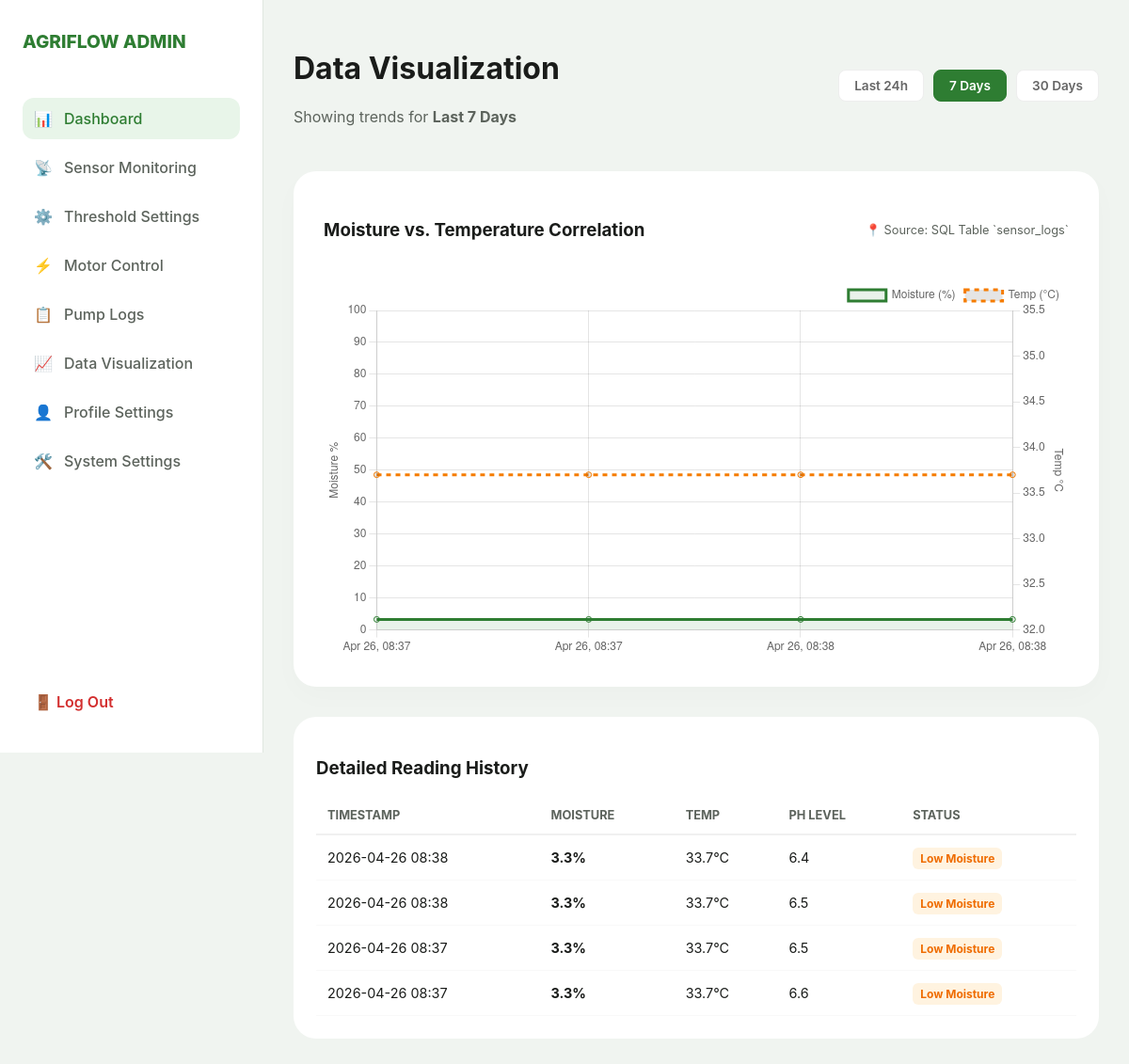
Screenshot of /agriflow_web/data_visualtion.php?filter=7d (signed in) with the database file from the repository.
### tables this page shows
CREATE TABLE `sensor_logs` (
  `id` int(11) NOT NULL,
  `moisture` float DEFAULT NULL,
  `temp` float DEFAULT NULL,
  `ph` float DEFAULT NULL,
  `timestamp` timestamp NOT NULL DEFAULT current_timestamp()
);

### agriflow_web/data_visualtion.php (the view, shortened to what this page needs)
<?php
include 'db_connect.php';
$filter = $_GET['filter'] ?? '24h';
$interval = "1 DAY";
$title_label = "Last 24 Hours";
if ($filter === '7d') {
    $interval = "7 DAY";
    $title_label = "Last 7 Days";
} elseif ($filter === '30d') {
    $interval = "30 DAY";
    $title_label = "Last 30 Days";
}
try {
    $stmt = $pdo->prepare("SELECT moisture, temp, ph, timestamp FROM sensor_logs
                           WHERE timestamp >= NOW() - INTERVAL $interval
                           ORDER BY timestamp ASC LIMIT 100");
    $stmt->execute();
    $logs = $stmt->fetchAll();
    $chartLabels = [];
    $moistureData = [];
    $tempData = [];
    foreach ($logs as $log) {
        $format = ($filter === '24h') ? "H:i" : "M d, H:i";
        $chartLabels[] = date($format, strtotime($log['timestamp']));
        $moistureData[] = $log['moisture'];
        $tempData[] = $log['temp'];
    }
    $stmtTable = $pdo->prepare("SELECT * FROM sensor_logs
                                WHERE timestamp >= NOW() - INTERVAL $interval
                                ORDER BY timestamp DESC LIMIT 50");
    $stmtTable->execute();
    $tableData = $stmtTable->fetchAll();
} catch (Exception $e) {
    die("Error: " . $e->getMessage());
}
?>
<!DOCTYPE html>
<html lang="en">
<head>
    <link rel="stylesheet" href="style.css">
</head>
<body>
    <?php include('sidebar/sidebar.php'); ?>
    <main>
        <header>
            <div>
                <h1>Data Visualization</h1>
                <p style="color: var(--secondary);">Showing trends for <b><?php echo $title_label; ?></b></p>
            </div>
            <div class="filter-group">
                <a href="?filter=24h" class="filter-btn <?php echo $filter == '24h' ? 'active' : ''; ?>">Last 24h</a>
                <a href="?filter=7d" class="filter-btn <?php echo $filter == '7d' ? 'active' : ''; ?>">7 Days</a>
                <a href="?filter=30d" class="filter-btn <?php echo $filter == '30d' ? 'active' : ''; ?>">30 Days</a>
            </div>
        </header>
        <div class="viz-container">
            <div class="chart-main-card">
                <div class="chart-header">
                    <h3>Moisture vs. Temperature Correlation</h3>
                    <div style="font-size: 0.8rem; color: var(--secondary);">📍 Source: SQL Table `sensor_logs`</div>
                </div>
                <div style="height: 400px;">
                    <canvas id="trendChart"></canvas>
                </div>
            </div>
            <div class="history-table-card">
                <h3>Detailed Reading History</h3>
                <table>
                    <thead>
                        <tr>
                            <th>Timestamp</th>
                            <th>Moisture</th>
                            <th>Temp</th>
                            <th>pH Level</th>
                            <th>Status</th>
                        </tr>
                    </thead>
                    <tbody>
                        <?php foreach ($tableData as $row): ?>
                        <tr>
                            <td><?php echo date("Y-m-d H:i", strtotime($row['timestamp'])); ?></td>
                            <td style="font-weight: bold;"><?php echo $row['moisture']; ?>%</td>
                            <td><?php echo $row['temp']; ?>°C</td>
                            <td><?php echo $row['ph']; ?></td>
                            <td>
                                <?php if ($row['moisture'] < 35): ?>
                                    <span class="status-badge status-low">Low Moisture</span>
                                <?php else: ?>
                                    <span class="status-badge status-optimal">Optimal</span>
                                <?php endif; ?>
                            </td>
                        </tr>
                        <?php endforeach; ?>
                    </tbody>
                </table>
            </div>
        </div>
    </main>
    <script>
        const ctx = document.getElementById('trendChart').getContext('2d');
        new Chart(ctx, {
            type: 'line',
            data: {
                labels: <?php echo json_encode($chartLabels); ?>,
                datasets: [
                    {
                        label: 'Moisture (%)',
                        data: <?php echo json_encode($moistureData); ?>,
                        borderColor: '#2e7d32',
                        backgroundColor: 'rgba(46, 125, 50, 0.1)',
                        fill: true,
                        tension: 0.4,
                        yAxisID: 'y',
                    },
                    {
                        label: 'Temp (°C)',
                        data: <?php echo json_encode($tempData); ?>,
                        borderColor: '#f57c00',
                        borderDash: [5, 5],
                        fill: false,
                        tension: 0.4,
                        yAxisID: 'y1',
                    }
                ]
            },
            options: {
                responsive: true,
                maintainAspectRatio: false,
                interaction: { mode: 'index', intersect: false },
                plugins: {
                    legend: { position: 'top', align: 'end' }
                },
                scales: {
                    y: {
                        type: 'linear',
                        display: true,
                        position: 'left',
                        title: { display: true, text: 'Moisture %' },
                        min: 0, max: 100
                    },
                    y1: {
                        type: 'linear',
                        display: true,
                        position: 'right',
                        grid: { drawOnChartArea: false },
                        title: { display: true, text: 'Temp °C' }
                    }
                }
            }
        });
    </script>
</body>
</html>

### agriflow_web/style.css (style rules this page uses)
:root { --bg: #f0f4f0; --sidebar-bg: #ffffff; --accent: #2e7d32; --text: #1a1c1a; --secondary: #5c635c; --danger: #d32f2f; --transition: all 0.3s cubic-bezier(0.4, 0, 0.2, 1); }
* { box-sizing: border-box; }
body { margin: 0; font-family: 'Inter', sans-serif; background-color: var(--bg); color: var(--text); display: flex; min-height: 100vh; }
main { flex: 1; margin-left: 280px; padding: 2rem; transition: var(--transition); max-width: 100%; }
header { display: flex; justify-content: space-between; align-items: center; flex-wrap: wrap; gap: 1rem; margin-bottom: 2rem; }

### agriflow_web/data_visualtion.php (style rules this page uses)
.viz-container { display: flex; flex-direction: column; gap: 2rem; }
.chart-main-card { background: white; padding: 2rem; border-radius: 24px; box-shadow: 0 10px 30px rgba(0,0,0,0.02); }
.chart-header { display: flex; justify-content: space-between; align-items: center; margin-bottom: 1.5rem; flex-wrap: wrap; gap: 1rem; }
.filter-group { display: flex; gap: 10px; }
.filter-btn { text-decoration: none; padding: 8px 16px; border-radius: 8px; border: 1px solid #eee; background: white; color: #666; font-size: 0.85rem; font-weight: 600; transition: 0.3s; }
.filter-btn.active { background: #2e7d32; color: white; border-color: #2e7d32; }
.history-table-card { background: white; padding: 1.5rem; border-radius: 24px; overflow-x: auto; }
table { width: 100%; border-collapse: collapse; min-width: 500px; }
th { text-align: left; padding: 12px; color: var(--secondary); border-bottom: 2px solid #f0f0f0; font-size: 0.8rem; text-transform: uppercase; }
td { padding: 15px 12px; border-bottom: 1px solid #f9f9f9; font-size: 0.9rem; }
.status-badge { padding: 4px 8px; border-radius: 6px; font-size: 0.75rem; font-weight: bold; }
.status-low { background: #fff3e0; color: #ef6c00; }

### rows the page displays
sensor_logs: timestamp "2026-04-26 08:38", moisture "3.3", temp "33.7", ph "6.4", shows "Low Moisture"
sensor_logs: timestamp "2026-04-26 08:38", moisture "3.3", temp "33.7", ph "6.5", shows "Low Moisture"
sensor_logs: timestamp "2026-04-26 08:37", moisture "3.3", temp "33.7", ph "6.5", shows "Low Moisture"
sensor_logs: timestamp "2026-04-26 08:37", moisture "3.3", temp "33.7", ph "6.6", shows "Low Moisture"

### other values shown
$title_label "Last 7 Days"
chart data {{ json_encode($moistureData) }} [3.3,3.3,3.3,3.3]
chart data {{ json_encode($tempData) }} [33.7,33.7,33.7,33.7]
